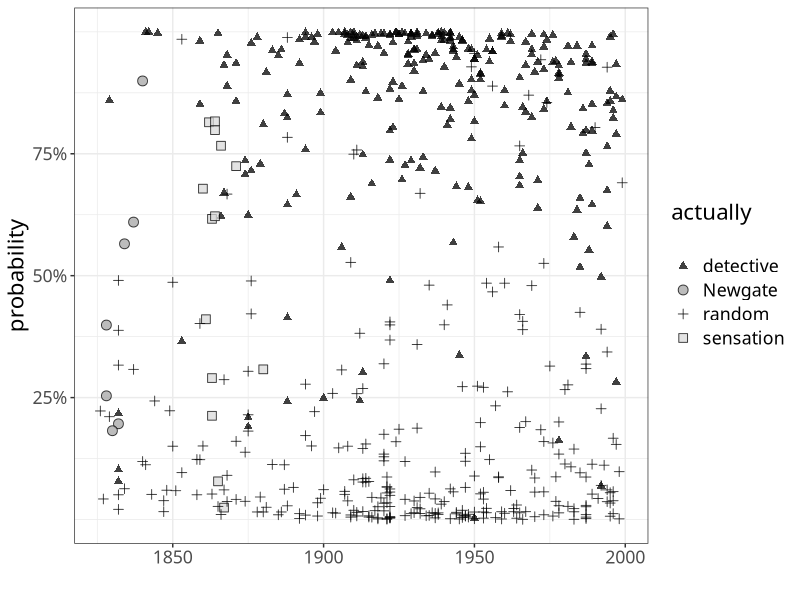
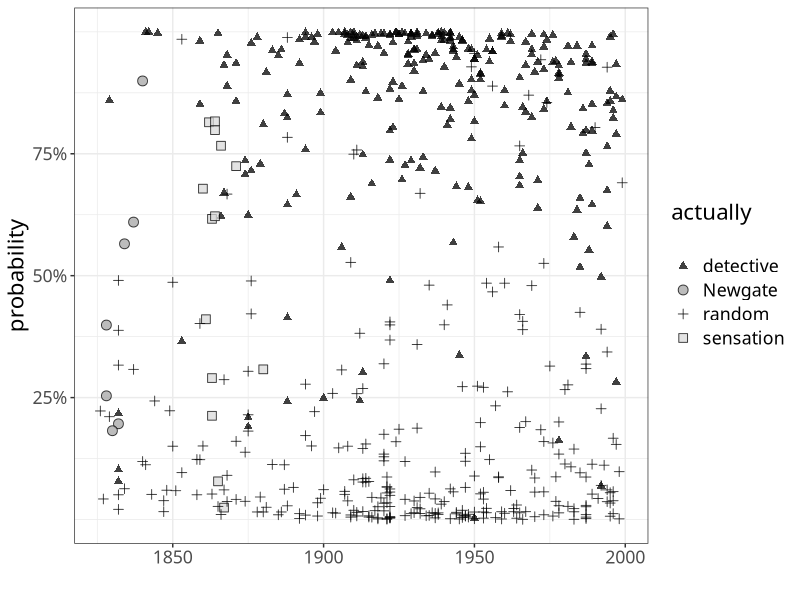
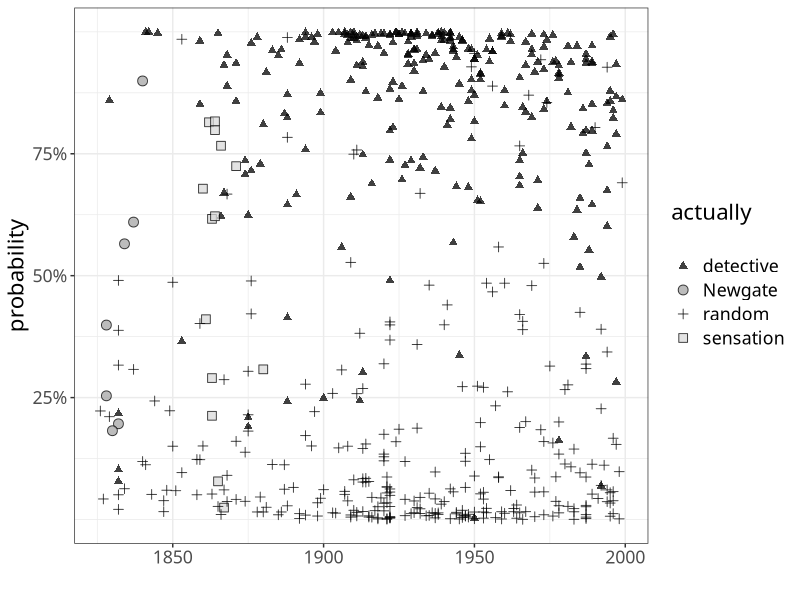

These charts were generated, in order, by the following R code:
library(scales)
library(ggplot2)
library(dplyr)

this.dir <- dirname(parent.frame(2)$ofile)
setwd(this.dir)
l <- read.csv('../plotdata/mungednewgatesensation.csv')
l$genre <- as.factor(l$realclass)

p <- ggplot(l, aes(x = dateused, y = logistic, color = genre, fill = genre,
                   shape = genre, size = genre)) + 
  geom_point(alpha = 0.75) + scale_shape_manual(name="actually\n", values = c(17,21,3,22)) + 
  scale_color_manual(name = "actually\n", values = c('black', 'black', 'black', 'black')) + 
  scale_fill_manual(name = 'actually\n', values = c('black', 'gray65', 'black', 'gray85')) +
  theme_bw() + theme(text = element_text(size = 16, family = 'Avenir Next Medium')) + 
  scale_size_manual(name = "actually\n", values = c(2,3,2,3)) +
  scale_y_continuous('probability', labels = percent, breaks = c(0.25,0.5,0.75)) + 
  scale_x_continuous("", breaks = c(1850,1900,1950,2000))
plot(p)

tiff("../images/C2Fig1detectnewgate.tiff", height = 6, width = 9, units = 'in', res=400)
plot(p)
dev.off()
plot(p)